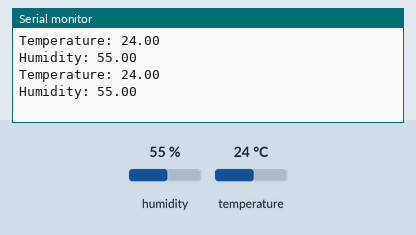
This sketch was run on a simulated Arduino Uno, built with avr-gcc and run on an emulated ATmega328P. On the bench: the last lines printed to the serial monitor. The inputs (shaded band) are chosen by the test bench; at power-on: humidity 55 %, temperature 24 °C.

Above: at 2.8 s.
2.9 s: humidity set to 22 %
At 4.5 s:
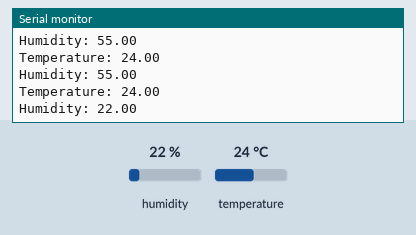
5.6 s: temperature set to 12 °C
At 6.9 s:
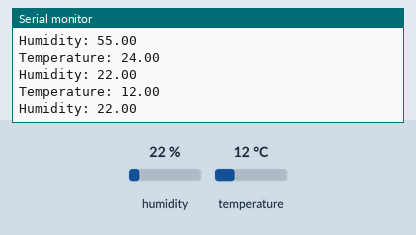
8.3 s: humidity set to 40 %
At 10.5 s:
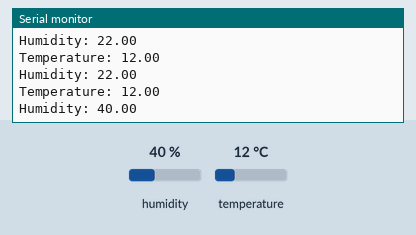
Timing chart, 0 to 12.0 s (numbered marks = the images above; inputs shaded):
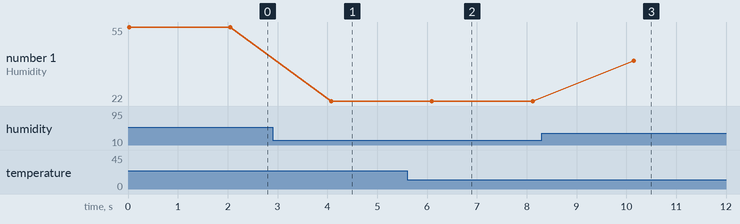

The sketch:

DHT11.ino
```cpp
/*

  Sensors/DHT11
  __subtitle__

  For info and circuit diagrams see https://github.com/tardate/LittleArduinoProjects/tree/main/ESP8266/Sensors/DHT11

 */

#include "DHT.h"

const int DHT_PIN = 2;

DHT dht(DHT_PIN, DHT11, 0);

void setup() {
  Serial.begin(115200);
  dht.begin();
}

void loop() {

  float humidity = dht.readHumidity();
  float temperature = dht.readTemperature();

  Serial.print("Temperature: ");
  Serial.println(temperature);
  Serial.print("Humidity: ");
  Serial.println(humidity);
  Serial.println("");

  delay(2000);

}
```

Measured:
- after the input at 2.9 s, the serial monitor: prints a new line after 1.2 s (image 1)
- after the input at 5.6 s, the serial monitor: prints a new line after 0.50 s (image 2)
- after the input at 8.3 s, the serial monitor: prints a new line after 1.8 s (image 3)
- plotted number 1: 55 → 22 after the input at 2.9 s, 22 → 40 after the input at 8.3 s
